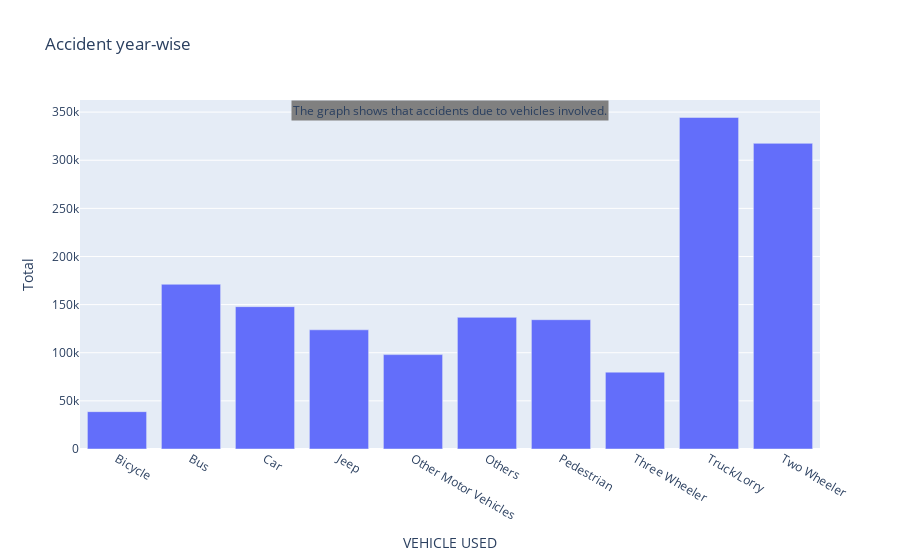

This figure's notebook cell:
### Code cell
# vehicles involved
Total = ['Bicycle', 'Bus','Car','Jeep','Other Motor Vehicles','Others','Pedestrian','Three Wheeler','Truck/Lorry','Two Wheeler']
fig = px.bar(grouped_obj, x=grouped_obj.index, y='Total', title='Accident year-wise')
conclusion = 'The graph shows that accidents due to vehicles involved.'
fig.add_annotation(text=conclusion, xref='paper', yref='paper', x=.5, y=1, bgcolor='grey', showarrow=False, font=dict(size=12))
fig.show()

### Figure 1 — Plotly figure (JSON) as saved in the notebook; plotly's stock layout.template omitted (floating-point values rounded to 4 significant figures)
{"data": [{"alignmentgroup": "True", "hovertemplate": "VEHICLE USED=%{x}<br>Total=%{y}<extra></extra>", "legendgroup": "", "marker": {"color": "#636efa", "pattern": {"shape": ""}}, "name": "", "offsetgroup": "", "orientation": "v", "showlegend": false, "textposition": "auto", "type": "bar", "x": ["Bicycle", "Bus", "Car", "Jeep", "Other Motor Vehicles", "Others", "Pedestrian", "Three Wheeler", "Truck/Lorry", "Two Wheeler"], "xaxis": "x", "y": [38786, 171137, 147871, 123836, 98057, 136774, 134341, 79862, 344443, 317536], "yaxis": "y"}], "layout": {"annotations": [{"bgcolor": "grey", "font": {"size": 12}, "showarrow": false, "text": "The graph shows that accidents due to vehicles involved.", "x": 0.5, "xref": "paper", "y": 1, "yref": "paper"}], "barmode": "relative", "legend": {"tracegroupgap": 0}, "title": {"text": "Accident year-wise"}, "xaxis": {"anchor": "y", "domain": [0, 1], "title": {"text": "VEHICLE USED"}}, "yaxis": {"anchor": "x", "domain": [0, 1], "title": {"text": "Total"}}}}
